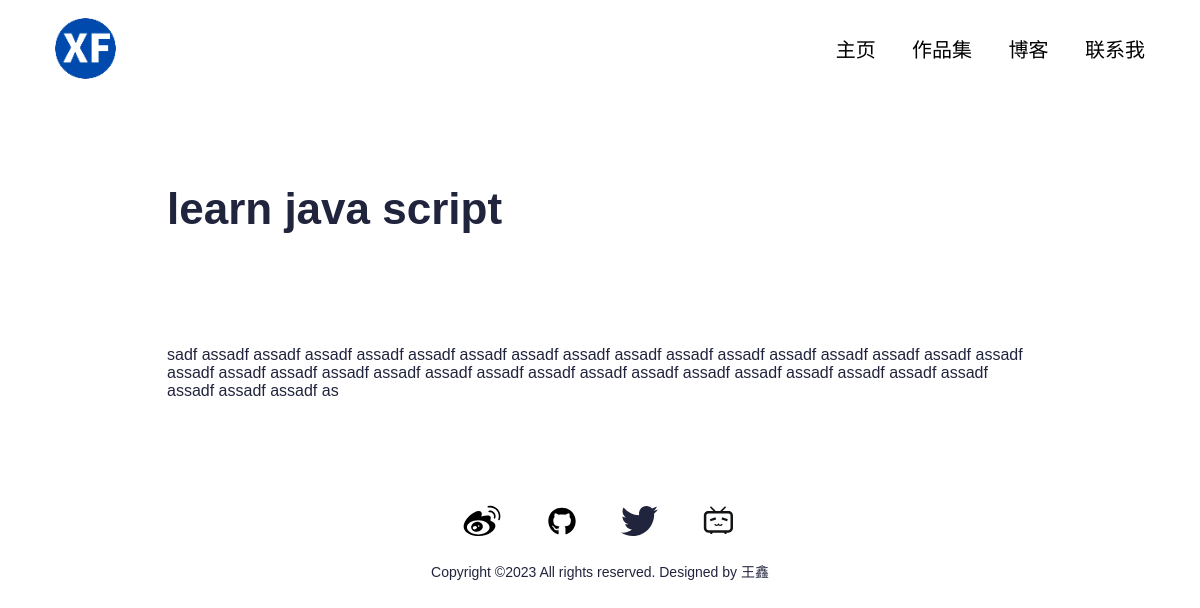
The page /portfolio/learn-java-script on the database its author committed.
### main/models.py (models this page shows, shortened)
class Portfolio(models.Model):
    class Meta:
        verbose_name_plural = 'Portfolio Profiles'
        verbose_name = 'Portfolio'
        ordering = ["name"]
    date = models.DateTimeField(blank=True, null=True)
    name = models.CharField(max_length=200, blank=True, null=True)
    description = models.CharField(max_length=500, blank=True, null=True)
    body = RichTextField(blank=True, null=True)
    image = models.ImageField(blank=True, null=True, upload_to="portfolio")
    slug = models.SlugField(null=True, blank=True)
    is_active = models.BooleanField(default=True)

### main/views.py (the view)
# urls.py: path('portfolio/<slug:slug>', views.PortfolioDetailView.as_view(), name="portfolio"),
class PortfolioDetailView(generic.DetailView):
	model = Portfolio
	template_name = "main/portfolio-detail.html"

### resume_app/context_processors.py (called while the page is built)
def project_context(request):
	context = {
		'me': User.objects.first(),
	}
	return context

### main/templates/main/portfolio-detail.html (shortened to what this page needs)
{% extends 'main/base.html' %}
{% load static %}
{% block content %}
<section>
  <div class="innerPageBannerCol">
    <div class="container">
      <div class="row g-4 g-md-3  align-items-center">
        <div class="col-md-6">
          <div class="bannerContent">
            <h1 class="xlTitle pb-md-3">{{object.name}}</h1>
          </div>
        </div>
      </div>
    </div>
  </div>
</section>
<section>
  <div class="sectionSpaceSm">
    <div class="container">
      {{object.body|safe}}
    </div>
  </div>
</section>
{%endblock%}

### static/css/style.css (style rules this page uses)
:root { --primaryColor: #9C07B6; --primaryDarkColor: #3D0048; --primaryHoverColor: #900AA8; --secondaryColor: #F9B000; --baseColor: #21243D; --baseFont: sans-serif; --titleFont: sans-serif; --regular: 400; --medium: 500; --bold: 700; --black: 900; --lightBg: #F1F1F1; }
html { scroll-behavior: smooth; }
body { font-family: var(--baseFont); color: var(--baseColor); line-height: normal; }
.xlTitle { font-size: 44px; line-height: 1.3; font-weight: var(--bold); font-family: var(--titleFont) }
.sectionSpaceSm { padding: 35px 0; }
.innerPageBannerCol { padding: 180px 0 50px; }
@media (min-width:992px) { .container, .container-lg, .container-md, .container-sm, .container-xl, .container-xxl { max-width: 890px; } }

### rows shown on the page
Portfolio: name "learn java script", body "sadf assadf assadf assadf assadf assadf assadf assadf assadf assadf assadf assadf assadf assadf assadf assadf assadf assadf assadf assadf assadf assadf assadf assadf assadf assadf assadf assadf assadf assadf assadf assadf assadf assadf assadf assadf as"
